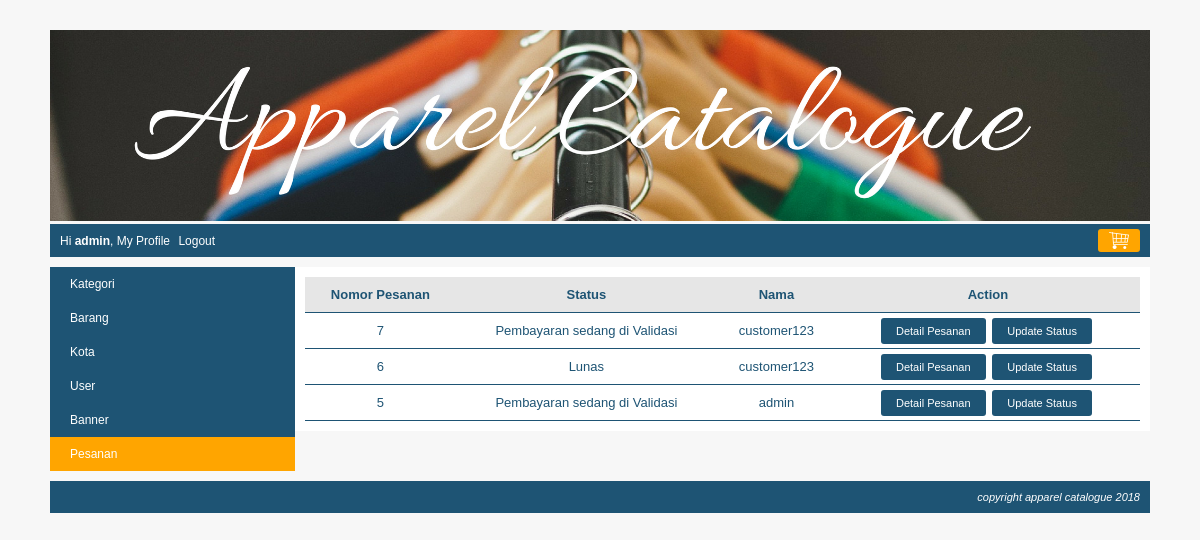
The app's page /index.php?page=my_profile&module=pesanan&action=list (signed in) with its own data.
### tables this page shows
CREATE TABLE `pesanan` (
  `pesanan_id` int(10) NOT NULL,
  `kota_id` int(10) NOT NULL,
  `user_id` int(10) NOT NULL,
  `nama_penerima` varchar(150) NOT NULL,
  `nomor_telepon` varchar(15) NOT NULL,
  `alamat` varchar(300) NOT NULL,
  `tanggal_pemesanan` datetime NOT NULL,
  `status` tinyint(4) NOT NULL
);

CREATE TABLE `user` (
  `user_id` int(10) NOT NULL,
  `level` varchar(30) NOT NULL,
  `nama` varchar(150) NOT NULL,
  `email` varchar(160) NOT NULL,
  `alamat` varchar(400) NOT NULL,
  `phone` varchar(15) NOT NULL,
  `password` varchar(300) NOT NULL,
  `status` enum('on','off') NOT NULL
);

### function/helper.php (called while the page is built, shortened)
<?php
	$arrayStatusPesanan[0] = "Menunggu Pembayaran";
	$arrayStatusPesanan[1] = "Pembayaran sedang di Validasi";
	$arrayStatusPesanan[2] = "Lunas";
	$arrayStatusPesanan[3] = "Pembayaran di Tolak	";

### module/pesanan/list.php (the view, shortened to what this page needs)
<?php
	if($level == "superadmin"){
		$queryPesanan = mysqli_query($koneksi, "SELECT pesanan.*, user.nama FROM pesanan JOIN user ON pesanan.user_id=user.user_id ORDER BY pesanan.tanggal_pemesanan DESC");
	}else{
		$queryPesanan = mysqli_query($koneksi, "SELECT pesanan.*, user.nama FROM pesanan JOIN user ON pesanan.user_id=user.user_id WHERE pesanan .user_id='$user_id' ORDER BY pesanan.tanggal_pemesanan DESC");
	}
	if(mysqli_num_rows($queryPesanan) == 0){
		echo "<h3>Saat ini belum ada data pesanan</h3>";
	}
	else{
		echo "<table class='table-list'>
				<tr class='baris-title'>
					<th class='kiri'>Nomor Pesanan</th>
					<th class='kiri'>Status</th>
					<th class='kiri'>Nama</th>
					<th class='kiri'>Action</th>
				</tr>";
		$adminButton = "";
		while($row=mysqli_fetch_assoc($queryPesanan)){
		if($level == "superadmin"){
			$adminButton = "<a class='tombol-action' href='".BASE_URL."index.php?page=my_profile&module=pesanan&action=status&pesanan_id=$row[pesanan_id]'>Update Status</a>";
		}
			$status = $row['status'];
			echo "<tr>
					<td class='kiri'>$row[pesanan_id]</td>
					<td class='kiri'>$arrayStatusPesanan[$status]</td>
					<td class='kiri'>$row[nama]</td>
					<td class='kiri'>
						<a class='tombol-action' href='".BASE_URL."index.php?page=my_profile&module=pesanan&action=detail&pesanan_id=$row[pesanan_id]'>Detail Pesanan</a>
						$adminButton
					</td>
				 </tr>";
		}
		echo "</table>";
	}
?>

### css/style.css (style rules this page uses)
body { font-family:arial; font-size:12px; color:#1e5474; background:#F7F7F7; margin:0px; }
.table-list { width: 100%; border-collapse: collapse; }
.table-list tr { border-bottom: 1px solid #1e5474; }
.table-list tr.baris-title { background: #E6E6E6; }
.table-list tr th, .table-list tr td { padding: 10px 7px; font-size:13px; text-align: center; }
.kiri { text-align: left; font-size: 14-x; }
.tombol-action { background: #1e5474; color: white; padding: 7px 15px; border-radius: 3px; cursor: pointer; text-decoration: none; margin-right: 3px; font-size: 11px; }

### records on screen
pesanan: pesanan_id "7", status "Pembayaran sedang di Validasi", user.nama "customer123"
pesanan: pesanan_id "6", status "Lunas", user.nama "customer123"
pesanan: pesanan_id "5", status "Pembayaran sedang di Validasi", user.nama "admin"

### other values on screen
$nama "admin"
